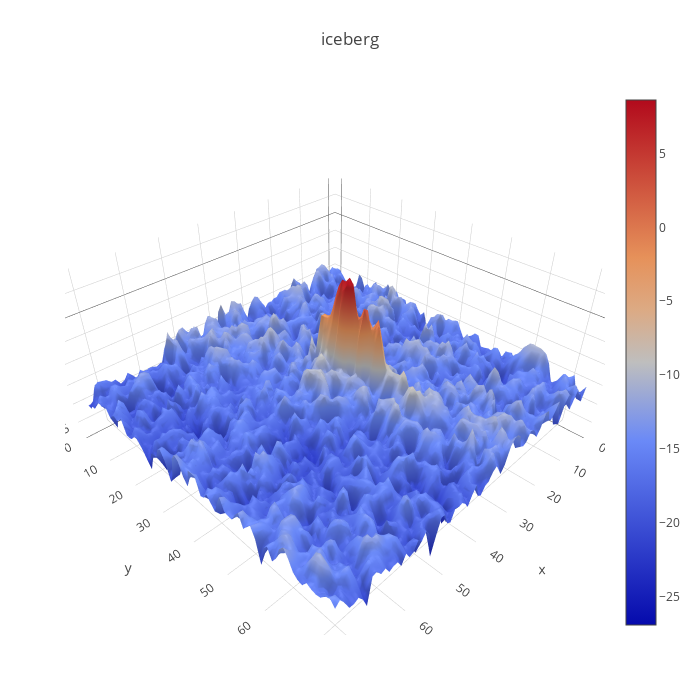

The cell this chart's notebook holds for it:
### Markdown cell above
# Another version #

### Code cell
#Take a look at a iceberg
import plotly.offline as py
import plotly.graph_objs as go
py.init_notebook_mode(connected=True)
def plotmy3d(c, name):

    data = [
        go.Surface(
            z=c
        )
    ]
    layout = go.Layout(
        title=name,
        autosize=False,
        width=700,
        height=700,
        margin=dict(
            l=65,
            r=50,
            b=65,
            t=90
        )
    )
    fig = go.Figure(data=data, layout=layout)
    py.iplot(fig)
plotmy3d(x_band1[12,:,:], 'iceberg')

### Figure 1 — Plotly figure (JSON) as saved in the notebook; plotly's stock layout.template omitted (floating-point values rounded to 4 significant figures; data arrays with more than 128 entries replaced by an {"elided": "..."} marker saying what was removed)
{"data": [{"type": "surface", "z": {"elided": "75x75 float values"}}], "layout": {"autosize": false, "height": 700, "margin": {"b": 65, "l": 65, "r": 50, "t": 90}, "title": "iceberg", "width": 700}}
